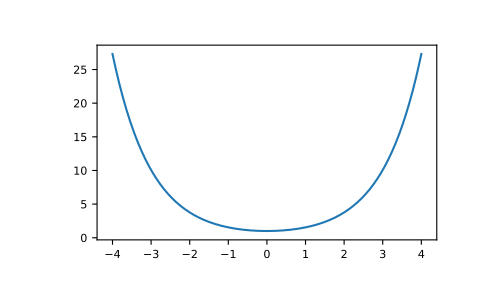

Write the Python code that produced this figure.
np.cosh(0)
# 1.0

# The hyperbolic cosine describes the shape of a hanging cable:

import matplotlib.pyplot as plt
x = np.linspace(-4, 4, 1000)
plt.plot(x, np.cosh(x))
plt.show()
